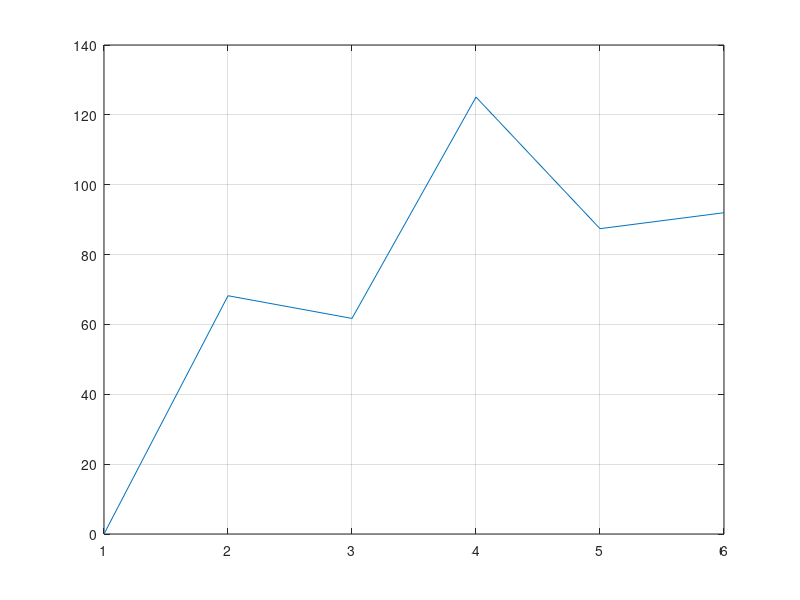

The MATLAB script that drew this image:
%% This is the modelling of neuron (stochastic kinetic model)

iter = input('enter the iteration(time in milli second): ');
I    = input('enter the impulse current in nanoAmpere: ');

%% defining function
alpha_n = @(V) 0.01*(10 - V)/(exp((10-V)/10) - 1);
alpha_m = @(V) 0.1*(25 - V)/(exp((25-V)/10) - 1);
alpha_h = @(V) 0.07*exp(-V/20);

beta_n = @(V) 0.125*exp(-V/80);
beta_m = @(V) 4*exp(-V/18);
beta_h = @(V) 1/(exp((30-V)/10) + 1);

%%  initializing variables

V = zeros(iter,1);

g_Na = 120;
g_K  = 36;
g_L  = 0.3;

V_Na = 115;
V_K  = -12;
V_L  = 10.6;

C = 1;

dt = 0.01;

m3h0 = zeros(iter);

n4 = zeros(iter);

%% initializing resting voltage

V(1) = 0;


m3h0(1) = 0.5;

n4(1) = 0.2;
%% looping backward euler

for t = 1:iter

	G_Na = g_Na * m3h0(t);
	G_K  = g_K * n4(t);
	G_L  = g_L;
	
	V(t+1) = V(t) + (I - (G_Na*(V(t) - V_Na) + G_K*(V(t) - V_K) + G_L*(V(t) - V_L)))*(dt/C);
	m3h0(t+1) = rand(1);
	n4(t+1) = rand(1);
	
	
end
%% 
plot(V);
grid on;